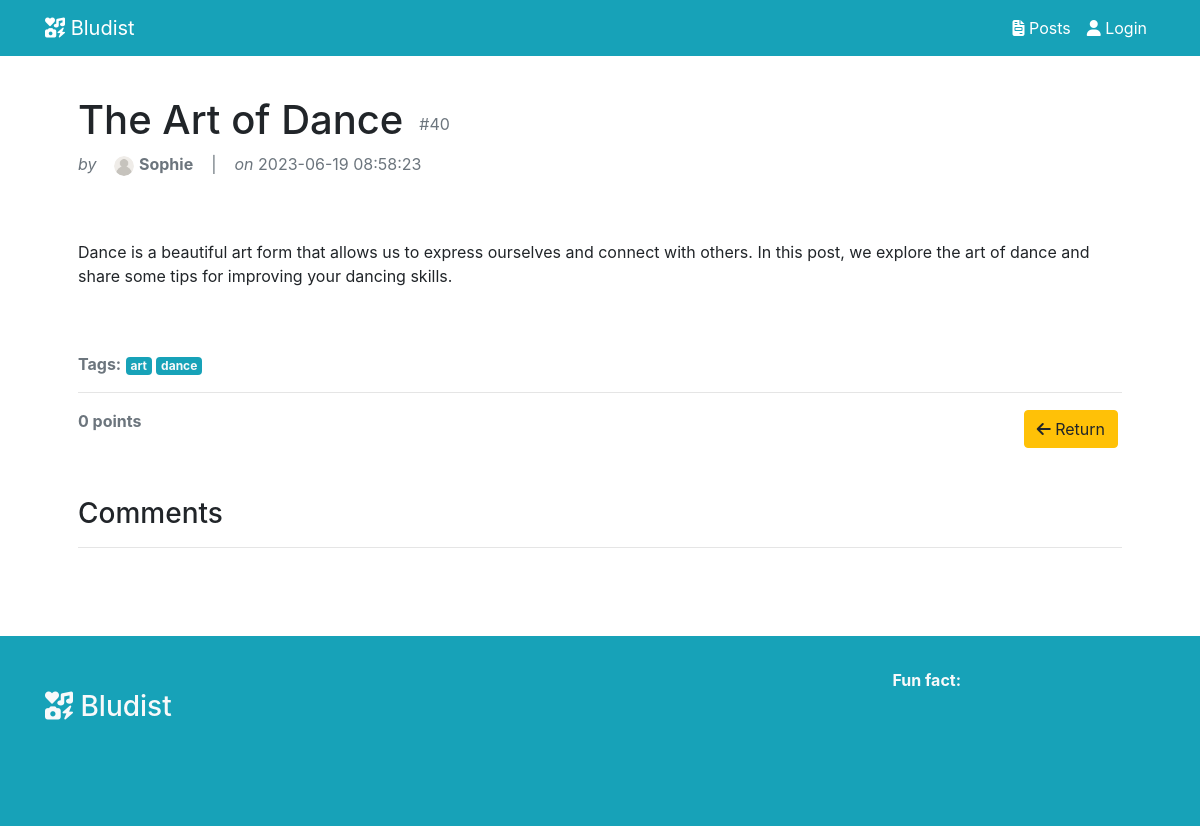
/posts/view/40, run on an earlier commit of the app's database.
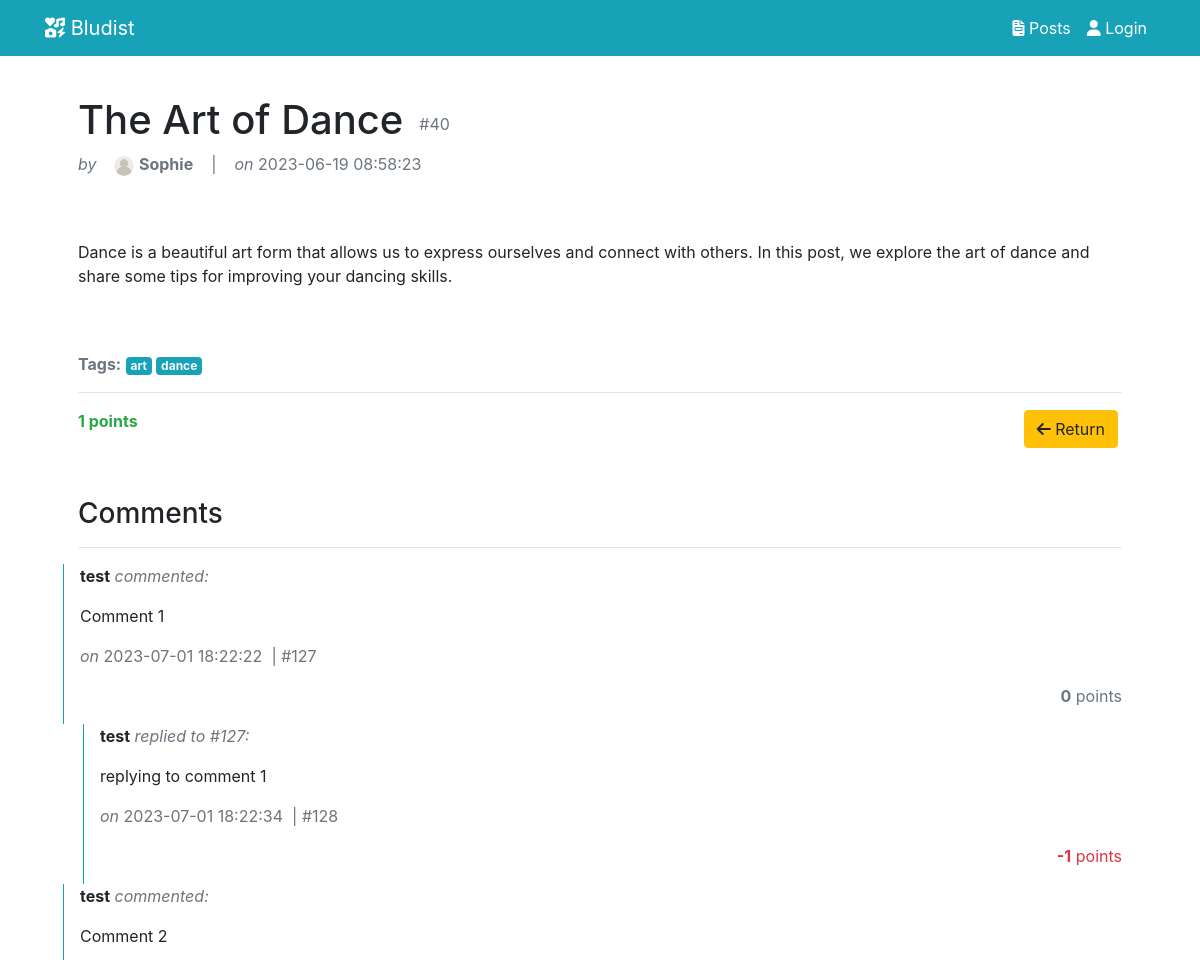
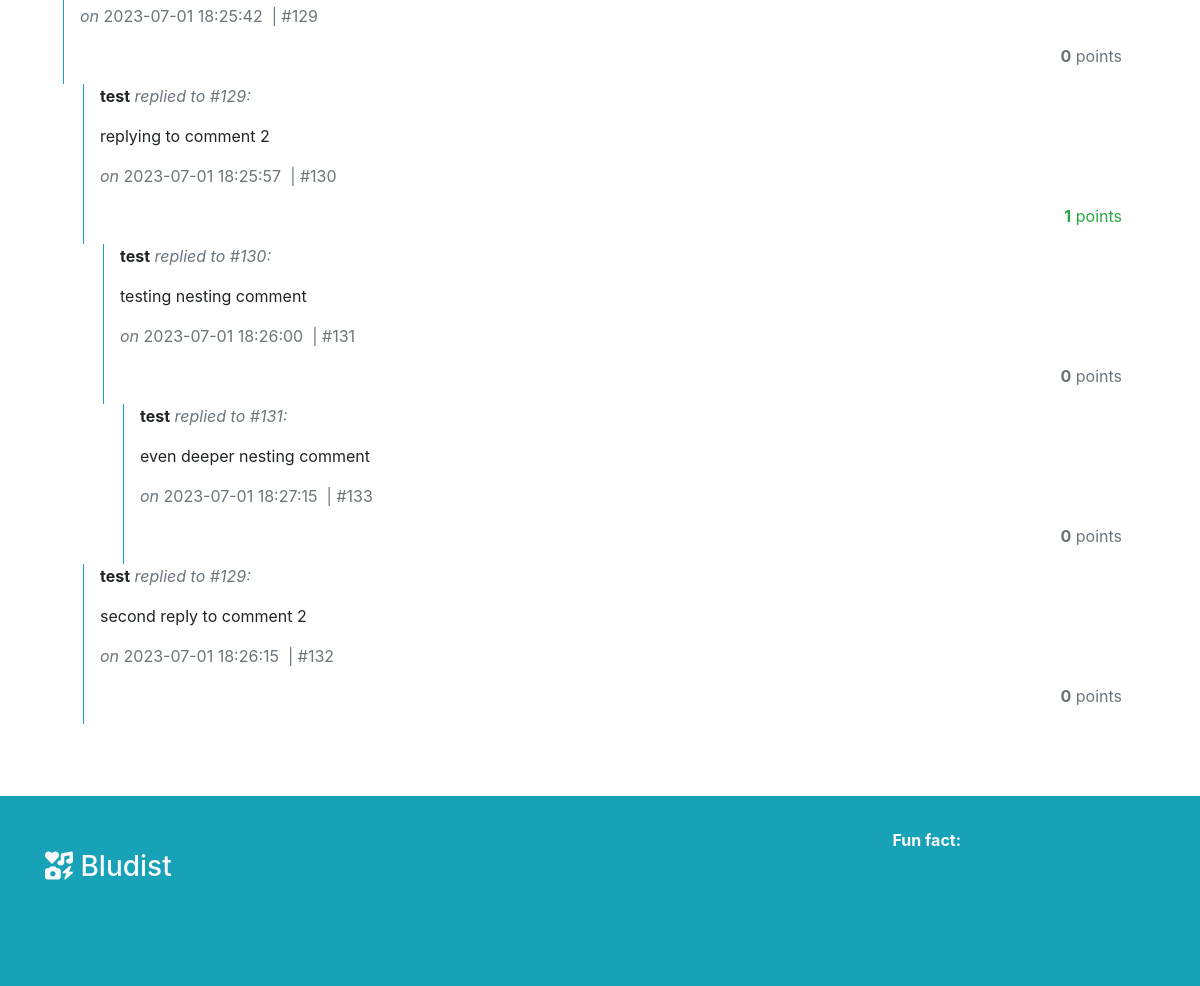
And on a later commit of the database (2 pictures, top to bottom).
### tables this page shows
CREATE TABLE `post` (
  `id` int NOT NULL,
  `author` varchar(32) NOT NULL,
  `title` text NOT NULL,
  `content` text NOT NULL,
  `media_id` int DEFAULT NULL,
  `tags` text,
  `date_created` datetime NOT NULL DEFAULT CURRENT_TIMESTAMP,
  `date_modified` datetime NOT NULL DEFAULT CURRENT_TIMESTAMP
);

CREATE TABLE `comment` (
  `id` int NOT NULL,
  `author` varchar(32) NOT NULL,
  `post_id` int NOT NULL COMMENT 'the post this comment belongs to',
  `replied_to` int DEFAULT NULL COMMENT 'ID of post/comment this entry is replying to. NULL for top level comment.',
  `content` text NOT NULL,
  `date_created` datetime NOT NULL DEFAULT CURRENT_TIMESTAMP
);

### controllers/PostCtrl.php (called while the page is built, shortened)
<?php
class PostCtrl extends Controller {
    public function viewPost() {
        include "views/posts/view.php";
    }
    public function fetchPostById($id) {
        $postMdl = new Post($this->conn);
        return $postMdl->fetchPostById($id);
    }
}

### core/web.php (called while the page is built, shortened)
<?php
Router::get("posts/view/{id}", function () {
    $post = new PostCtrl();
    $post->viewPost();
});

### index.php (called while the page is built, shortened)
<?php
include "core/DB.php";
include "controllers/Controller.php";
include "core/web.php";

### core/DB.php (called while the page is built, shortened)
<?php
class DB {
    private static $connection;
    public static function connect() {
        self::$connection = new mysqli($host, $user, $pw, $db);
    }
    public static function getConn() {
        return self::$connection;
    }
}

### controllers/Controller.php (called while the page is built, shortened)
<?php
class Controller {
    public function __construct() {
        $this->conn = DB::getConn();
    }
}

### models/PostMdl.php (called while the page is built, shortened)
<?php
class Post {
    protected $conn;
    public function __construct($conn) {
        $this->conn = $conn;
    }
    public function fetchPostById($id) {
        $deletedCtrl = new DeletedCtrl();
        if ($deletedCtrl->itemIsHidden(0, $id)) {
            return [];
        }
        $sql = "SELECT * FROM post WHERE id = ?";
        $stmt = $this->conn->prepare($sql);
        $stmt->bind_param("s", $id);
        $stmt->execute();
        $result = $stmt->get_result();
        return $result->fetch_assoc();
    }
}

### controllers/DeletedCtrl.php (called while the page is built, shortened)
<?php
class DeletedCtrl extends Controller {
    public function itemIsHidden($type, $id) {
        $deletedmdl = new Deleted($this->conn);
        return $deletedmdl->itemIsHidden($type, $id);
    }
    public function filterOutHiddenItems($type, $items) {
        $deletedmdl = new Deleted($this->conn);
        foreach ($items as $key => $value) {
            if ($deletedmdl->itemIsHidden($type, $value["id"])) {
                unset($items[$key]);
            }
        }
        return $items;
    }
}

### models/DeletedMdl.php (called while the page is built, shortened)
<?php
class Deleted {
    private $conn;
    public function __construct($conn) {
        $this->conn = $conn;
    }
    public function itemIsHidden($type, $id) {
        if ($type == 0) {
            $sql = "SELECT * FROM deleted WHERE post_id = ?";
        } else {
            $sql = "SELECT * FROM deleted WHERE comment_id = ?";
        }
        $stmt = $this->conn->prepare($sql);
        $stmt->bind_param("i", $id);
        $stmt->execute();
        $result = $stmt->get_result();
        return $result->fetch_assoc();
    }
}

### controllers/UserCtrl.php (called while the page is built, shortened)
<?php
class UserCtrl extends Controller {
    public function getUserAvatarId($username) {
        $user = new User($this->conn);
        return $user->getUserAvatarId($username);
    }
}

### models/UserMdl.php (called while the page is built, shortened)
<?php
class User {
    public $username;
    protected $conn;
    public function __construct($conn) {
        $this->conn = $conn;
    }
    public function userExists() {
        $sql = "SELECT * FROM user WHERE username = ?";
        $stmt = $this->conn->prepare($sql);
        $stmt->bind_param("s", $this->username);
        $stmt->execute();
        $result = $stmt->get_result()->fetch_assoc();
        if (!empty($result)) {
            $this->password = $result["password"];
            $this->role = $result["role"];
            return true;
        } else {
            return false;
        }
    }
    public function getUserAvatarId($username) {
        $this->username = $username;
        if (!$this->userExists()) {
            return false;
        }
        $sql = "SELECT avatar_id FROM user WHERE username = ?";
        $stmt = $this->conn->prepare($sql);
        $stmt->bind_param("s", $username);
        $stmt->execute();
        $result = $stmt->get_result()->fetch_assoc();
        return $result["avatar_id"];
    }
}

### controllers/VotingCtrl.php (called while the page is built, shortened)
<?php
class VotingCtrl extends Controller {
    public function voteExisted($post_id, $comment_id, $voter, $is_upvote) {
        $voting = new Voting($this->conn);
        return $voting->voteExisted($post_id, $comment_id, $voter, $is_upvote);
    }
    public function votingScore($post_id, $comment_id) {
        $voting = new Voting($this->conn);
        return $voting->votingScore($post_id, $comment_id);
    }
}

### models/VotingMdl.php (called while the page is built, shortened)
<?php
class Voting {
    protected $conn;
    public function __construct($conn) {
        $this->conn = $conn;
    }
    public function voteExisted($post_id, $comment_id, $voter, $is_upvote) {
        $column_name = $comment_id == NULL ? "post_id" : "comment_id";
        $bind_value = $comment_id == NULL ? $post_id : $comment_id;
        $sql = "SELECT * FROM voting WHERE " . $column_name . " = ? AND voter = ? AND is_upvote = ?";
        $stmt = $this->conn->prepare($sql);
        $stmt->bind_param("isi", $bind_value, $voter, $is_upvote);
        $stmt->execute();
        $result = $stmt->get_result();
        return $result->num_rows > 0;
    }
    public function votingScore($post_id, $comment_id) {
        $column_name = $comment_id == NULL ? "post_id" : "comment_id";
        $bind_value = $comment_id == NULL ? $post_id : $comment_id;
        $sql_upvotes = "SELECT COUNT(*) AS upvotes FROM voting WHERE " . $column_name . " = ? AND is_upvote = 1";
        $stmt_upvotes = $this->conn->prepare($sql_upvotes);
        $stmt_upvotes->bind_param("i", $bind_value);
        $stmt_upvotes->execute();
        $result_upvotes = $stmt_upvotes->get_result();
        $upvotes = $result_upvotes->fetch_assoc()["upvotes"];
        $sql_downvotes = "SELECT COUNT(*) AS downvotes FROM voting WHERE " . $column_name . " = ? AND is_upvote = 0";
        $stmt_downvotes = $this->conn->prepare($sql_downvotes);
        $stmt_downvotes->bind_param("i", $bind_value);
        $stmt_downvotes->execute();
        $result_downvotes = $stmt_downvotes->get_result();
        $downvotes = $result_downvotes->fetch_assoc()["downvotes"];
        return $upvotes - $downvotes;
    }
}

### models/CommentMdl.php (called while the page is built, shortened)
<?php
class Comment {
    private $conn;
    public function __construct($conn) {
        $this->conn = $conn;
    }
    public function fetchAllCommentsByTargetId($type, $id) {
        if ($type == 0) {
            $sql = "SELECT * FROM comment WHERE post_id = ? AND replied_to is NULL";
            $stmt = $this->conn->prepare($sql);
        } else {
            $sql = "SELECT * FROM comment WHERE replied_to = ?";
            $stmt = $this->conn->prepare($sql);
        }
        $stmt->bind_param("s", $id);
        $stmt->execute();
        $results = $stmt->get_result()->fetch_all(MYSQLI_ASSOC);
        $deletedCtrl = new DeletedCtrl();
        return $deletedCtrl->filterOutHiddenItems(1, $results);
    }
}

### controllers/CommentCtrl.php (the view, shortened to what the rows shown need)
<?php
class CommentCtrl extends Controller {
    public function fetchAllCommentsByTargetId($type, $id) {
        $cmtmdl = new Comment($this->conn);
        $result = $cmtmdl->fetchAllCommentsByTargetId($type, $id);
        $deletedCtrl = new DeletedCtrl();
        return $deletedCtrl->filterOutHiddenItems(1, $result);
    }
    public function generateCommentChain($comment, $current_level, $replied_to) {
        $voteCtrl = new VotingCtrl();
        $upvote_existed = $voteCtrl->voteExisted(NULL, $comment["id"], $_SESSION["username"], true);
        $html  = "<div class='flex-grow-1 pl-3 border-info border-left' style='border-width: 5px; margin-left: " . ($current_level * 20) . "px;'>";
        $html .= "  <p><b>" . $comment["author"] . "</b> ";
        if ($current_level == 0) {
            $html .= "<i class='text-secondary'>commented:</i>";
        } else {
            $html .= "<i class='text-secondary'>replied to #" . $replied_to . ":</i>";
        }
        $html .= "  <p>" . $comment["content"] . "</p>";
        $html .= "  <p class='text-secondary'><i>on</i> " . $comment["date_created"] . "&nbsp;&nbsp;|&nbsp;#" . $comment["id"] . "</p>";
        $html .= "<div class='col-12 d-flex justify-content-end align-items-center'>";
        $voteCtrl = new VotingCtrl();
        $vote_count = $voteCtrl->votingScore(1, $comment["id"]);
        $html .= "  <p class='text-";
        if ($vote_count > 0) {
            $html .= "success";
        } else if ($vote_count < 0) {
            $html .= "danger";
        } else {
            $html .= "secondary";
        }
        $html .= "' ><b>" . $vote_count . "</b> points</p>";
        $html .= "</div>";
        $html .= "</div>";
        foreach ($this->fetchAllCommentsByTargetId(1, $comment["id"]) as $reply) {
            $html .= $this->generateCommentChain(
                $reply,
                $current_level + 1,
                $comment["id"]
            );
        }
        return $html;
    }
    public function generateCommentSection() {
        $cmtCtrl = new CommentCtrl();
        $url_exploded = explode("/", $_GET["url"]);
        foreach ($cmtCtrl->fetchAllCommentsByTargetId(0, end($url_exploded)) as $comment) {
            echo $cmtCtrl->generateCommentChain($comment, 0, end($url_exploded));
        }
    }
}

### views/posts/view.php (shortened to what the rows shown need)
<?php
include "views/includes/header.php";
$postCtrl = new PostCtrl();
$url_exploded = explode("/", $_GET["url"]);
$post = $postCtrl->fetchPostById(end($url_exploded));
$votingCtrl = new VotingCtrl();
$vote_count = $votingCtrl->votingScore($post["id"], NULL);
?>
<div class="container mt-5 p-5">
    <div class="row">
        <div class="col-12">
            <div class="d-flex align-items-end">
                <h1><?= $post["title"] ?></h1>
                <p class="ml-3 text-secondary">#<?= $post["id"] ?></p>
            </div>
            <p class="text-secondary">
                <i>by</i>
                <img src="<?php
                            $userCtrl = new UserCtrl();
                            if ($userCtrl->getUserAvatarId($post["author"])) {
                                echo ROOT . 'img/uploads/' . $userCtrl->getUserAvatarPath($post["author"]);
                            } else {
                                echo ROOT . 'img/default_avatar.png"';
                            }
                            ?>" alt="avatar" width="20" height="20" class="rounded-circle">
                <b><?= $post["author"] ?></b>
                &nbsp;&nbsp;
                |
                &nbsp;&nbsp;
                <i>on</i>
                <?= $post["date_created"] ?>
            </p>
        </div>
    </div>
    <div class="row mt-5 mb-5">
        <div class="col-12">
            <p><?= $post["content"] ?></p>
        </div>
    </div>
    <div class="row">
        <div class="col-12">
            <p class="text-secondary"><b>Tags:</b>
                <?php
                $tags = explode(",", $post["tags"]);
                foreach ($tags as $key => $tag) {
                    $tags[$key] = trim($tag);
                }
                foreach ($tags as $tag) : ?>
                    <a class="badge bg-info text-light" href="<?= ROOT ?>posts/search?type=tags&needle=<?= $tag ?>"><?= $tag ?></a>
                <?php endforeach; ?>
            </p>
            <hr>
        </div>
    </div>
    <div class="row">
        <div class="col-12 d-flex justify-content-between align-items-center">
            <div class="d-flex gap-1">
                <b>
                    <p class="text-<?= ($vote_count > 0) ? "success" : (($vote_count == 0) ? "secondary" : "danger") ?> mr-4">
                        <?= $vote_count ?> points</p>
                </b>
            </div>
            <div class="d-flex">
                <button class="btn btn-warning mr-1" onclick="history.back()"><i class="fa-solid fa-arrow-left"></i> Return</button>
            </div>
        </div>
    </div>
    <div class="row mt-5 d-flex flex-column">
        <div class="col-12">
            <h3>Comments</h3>
            <hr>
        </div>
        <?php
        $cmtCtrl = new CommentCtrl();
        $cmtCtrl->generateCommentSection();
        ?>
    </div>
</div>
<?php include "views/includes/footer.php"; ?>

What changed in the data, as far as the page shows it:
added comment: author "test", content "Comment 1", date_created "2023-07-01 18:22:22", id "127", vote_count "0", shown under "Comments"
added comment: author "test", replied_to "127", content "replying to comment 1", date_created "2023-07-01 18:22:34", id "128", vote_count "-1"
added comment: author "test", content "Comment 2", date_created "2023-07-01 18:25:42", id "129", vote_count "0", shown under "Comments"
added comment: author "test", replied_to "129", content "replying to comment 2", date_created "2023-07-01 18:25:57", id "130", vote_count "1"
added comment: author "test", replied_to "130", content "testing nesting comment", date_created "2023-07-01 18:26:00", id "131", vote_count "0"
added comment: author "test", replied_to "131", content "even deeper nesting comment", date_created "2023-07-01 18:27:15", id "133", vote_count "0"
added comment: author "test", replied_to "129", content "second reply to comment 2", date_created "2023-07-01 18:26:15", id "132", vote_count "0"
Also different on the page:
$vote_count: "0" → "1"
